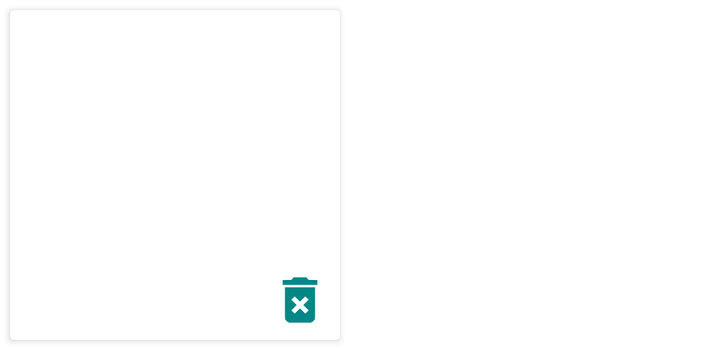
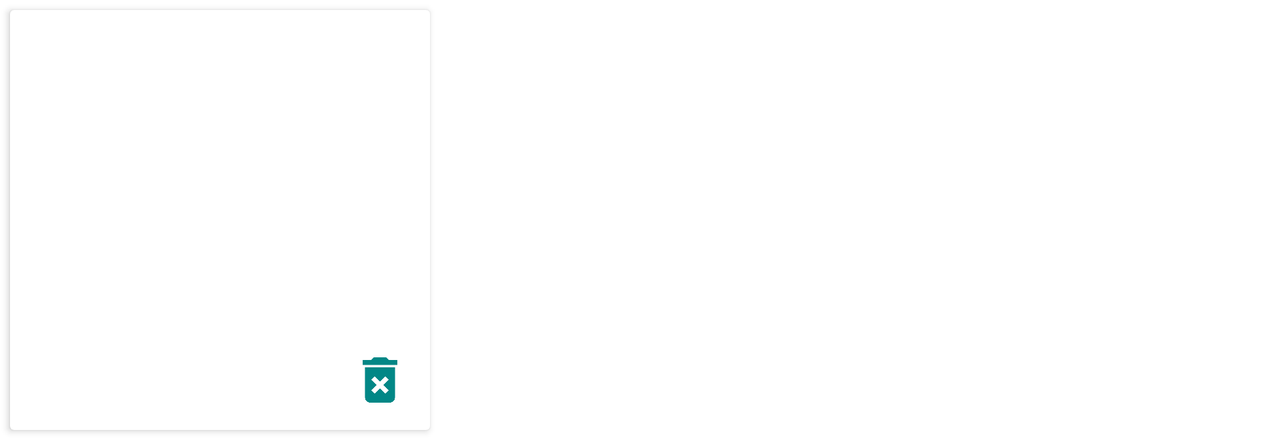

An Android layout and its configuration variant, each rendered on a device that would load it. The default file and the variant file are quoted in full after the pictures.
<!-- AndroidManifest.xml: application theme Theme.Giphy -->
<!-- res/layout/gif_item.xml -->
<?xml version="1.0" encoding="utf-8"?>
<androidx.cardview.widget.CardView xmlns:android="http://schemas.android.com/apk/res/android"
    xmlns:app="http://schemas.android.com/apk/res-auto"
    xmlns:tools="http://schemas.android.com/tools"
    android:layout_width="wrap_content"
    android:layout_height="wrap_content"
    android:layout_margin="5dp"
    android:padding="5dp">

    <androidx.constraintlayout.widget.ConstraintLayout
        android:layout_width="wrap_content"
        android:layout_height="wrap_content">

        <ImageView
            android:id="@+id/imGif"
            android:layout_width="155dp"
            android:layout_height="155dp"
            android:layout_margin="5dp"
            android:scaleType="centerCrop"
            app:layout_constraintBottom_toBottomOf="parent"
            app:layout_constraintEnd_toEndOf="parent"
            app:layout_constraintStart_toStartOf="parent"
            app:layout_constraintTop_toTopOf="parent"
            tools:srcCompat="@tools:sample/avatars" />

        <ImageView
            android:id="@+id/imDelete"
            android:layout_width="30dp"
            android:layout_height="30dp"
            android:layout_marginEnd="5dp"
            android:layout_marginBottom="5dp"
            android:scaleType="centerCrop"
            app:layout_constraintBottom_toBottomOf="parent"
            app:layout_constraintEnd_toEndOf="parent"
            app:srcCompat="@drawable/ic_delete_normal" />

    </androidx.constraintlayout.widget.ConstraintLayout>

</androidx.cardview.widget.CardView>
<!-- resources referenced by this layout -->
<resources>
  <!-- drawable ic_delete_normal (drawable) -->
  <vector xmlns:android="http://schemas.android.com/apk/res/android"
      android:width="24dp"
      android:height="24dp"
      android:viewportWidth="24"
      android:viewportHeight="24"
      android:tint="@color/teal_700">
    <path
        android:fillColor="@android:color/white"
        android:pathData="M6,19c0,1.1 0.9,2 2,2h8c1.1,0 2,-0.9 2,-2L18,7L6,7v12zM8.46,11.88l1.41,-1.41L12,12.59l2.12,-2.12 1.41,1.41L13.41,14l2.12,2.12 -1.41,1.41L12,15.41l-2.12,2.12 -1.41,-1.41L10.59,14l-2.13,-2.12zM15.5,4l-1,-1h-5l-1,1L5,4v2h14L19,4z"/>
  </vector>
  <style name="Theme.Giphy" parent="Theme.MaterialComponents.DayNight.NoActionBar">
          
          <item name="colorPrimary">@color/teal_300</item>
          <item name="colorPrimaryVariant">@color/teal_700</item>
          <item name="colorOnPrimary">@color/white</item>
          
          <item name="colorSecondary">@color/teal_200</item>
          <item name="colorSecondaryVariant">@color/teal_700</item>
          <item name="colorOnSecondary">@color/black</item>
          
          <item name="android:statusBarColor" tools:targetApi="l">?attr/colorPrimaryVariant</item>
          
      </style>
  <color name="teal_700">#FF018786</color>
  <color name="teal_300">#80cbc4</color>
  <color name="white">#FFFFFFFF</color>
  <color name="teal_200">#FF03DAC5</color>
  <color name="black">#FF000000</color>
</resources>
<!-- res/layout-land/gif_item.xml (the repository's variant of the layout above) -->
<!-- drawn on the phone turned sideways -->
<?xml version="1.0" encoding="utf-8"?>
<androidx.cardview.widget.CardView xmlns:android="http://schemas.android.com/apk/res/android"
    xmlns:app="http://schemas.android.com/apk/res-auto"
    xmlns:tools="http://schemas.android.com/tools"
    android:layout_width="wrap_content"
    android:layout_height="wrap_content"
    android:layout_margin="5dp"
    android:padding="5dp">

    <androidx.constraintlayout.widget.ConstraintLayout
        android:layout_width="wrap_content"
        android:layout_height="wrap_content">

    <ImageView
        android:id="@+id/imGif"
        android:layout_width="200dp"
        android:layout_height="200dp"
        android:layout_margin="5dp"
        android:scaleType="centerCrop"
        app:layout_constraintBottom_toBottomOf="parent"
        app:layout_constraintEnd_toEndOf="parent"
        app:layout_constraintStart_toStartOf="parent"
        app:layout_constraintTop_toTopOf="parent"
        tools:srcCompat="@tools:sample/avatars" />

    <ImageView
        android:id="@+id/imDelete"
        android:layout_width="30dp"
        android:layout_height="30dp"
        android:layout_marginEnd="5dp"
        android:layout_marginBottom="5dp"
        android:scaleType="centerCrop"
        app:layout_constraintBottom_toBottomOf="@+id/imGif"
        app:layout_constraintEnd_toEndOf="@+id/imGif"
        app:srcCompat="@drawable/ic_delete_normal" />

    </androidx.constraintlayout.widget.ConstraintLayout>

</androidx.cardview.widget.CardView>
